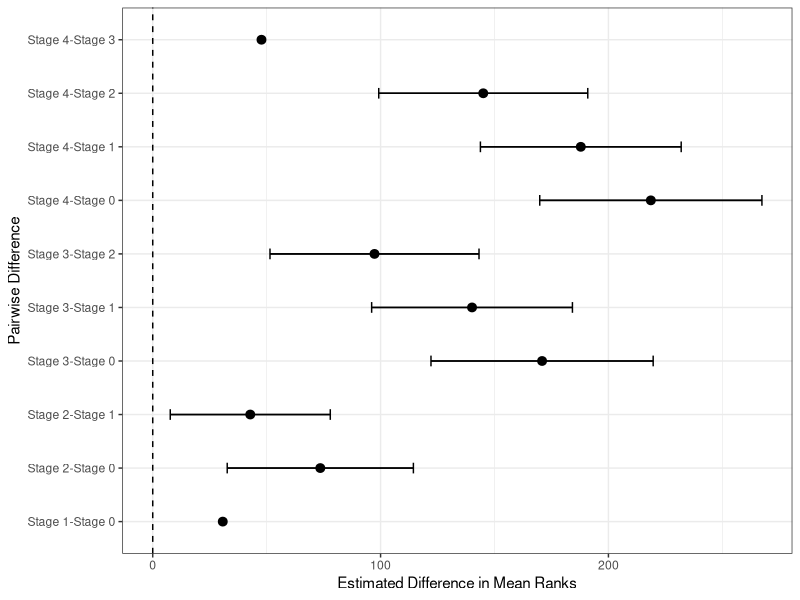

Write the R code that produced this figure.
################################################################################
################################################################################
###################### R Code: A Case for Nonparametrics #######################
######################         Kruskal-Wallis            #######################
################################################################################
################################################################################

### Important packages
library(tidyverse)     # Data Tools
library(xtable)        # Create latex tables
library(rstatix)       # Dunn's test

### Load the data
### Tip: Use the "read_csv()" function from tidyverse
mfap4.df <- read_csv("mfap4.csv")

### Rename variables
mfap4.df <- mfap4.df %>%
  rename(PID=`Patient ID`,
         YOB=`Year of Birth`,
         DOS=`Date of sampling`,
         Fibrosis.Stage=`Fibrosis Stage`,
         HCV=`HCV Genotype`,
         MFAP4=`MFAP4 U/mL`)

### Recode the fibrosis variable for more informative labels
### Force R to read it as a factor
mfap4.df <- mfap4.df %>% 
  mutate(Fibrosis.Stage =  case_when(Fibrosis.Stage == 0 ~ "Stage 0",
                                     Fibrosis.Stage == 1 ~ "Stage 1",
                                     Fibrosis.Stage == 2 ~ "Stage 2",
                                     Fibrosis.Stage == 3 ~ "Stage 3",
                                     TRUE ~ "Stage 4")) %>% 
  mutate(Fibrosis.Stage = as.factor(Fibrosis.Stage))

### Kruskal-Wallis test
kruskal.test(MFAP4 ~ Fibrosis.Stage, data = mfap4.df)

### Dunn's test
### Multiple hypothesis tests 
### Benjamini-Hochberg adjustment 
dunn_test(MFAP4 ~ Fibrosis.Stage, data=mfap4.df, p.adjust.method = "BH")

### Kruskal-Wallis test statistic "by hand"
### Pairwise intervals
### Benjamini-Hochberg adjustment 
mfap4.df <- mfap4.df %>%
  mutate(r = rank(MFAP4))
overall.mean.rank <- mean(mfap4.df$r)
N <- nrow(mfap4.df)
(h.obs<-mfap4.df %>% group_by(Fibrosis.Stage) %>%
    summarize(mean.rank = mean(r),
              n = n()) %>%
    summarize(h = (h.obs<-(N-1)*sum(n*(mean.rank-overall.mean.rank)^2)/
                     sum((mfap4.df$r - overall.mean.rank)^2))) %>%
    as.numeric())
t<-5

n<-nrow(mfap4.df)
tab<-table(mfap4.df$r)
group.stat <- mfap4.df %>% group_by(Fibrosis.Stage) %>%
  summarize(mean.rank = mean(r),
            n = n())
(group.stat$mean.rank[1]-group.stat$mean.rank[2])/
  sqrt( (n*(n+1)/12 - sum((tab^3-t)/(12*(n-1)))) * (1/group.stat$n[1] + 1/group.stat$n[2]))

results <- dunn_test(MFAP4 ~ Fibrosis.Stage, data = mfap4.df, p.adjust.method = "BH")
alpha <- 0.05
m <- 10  
R <- length(which(results$p.adj < alpha)) 
bh.conf <- 1-R*(alpha/m)

results$estimate <- rep(NA, nrow(results))
results$lwr <- rep(NA, nrow(results))
results$upr <- rep(NA, nrow(results))
for(i in 1:nrow(results)){
  # Subset data
  dunn.dat <- mfap4.df %>%
    filter(Fibrosis.Stage %in% c(results$group1[i],results$group2[i])) %>%
    droplevels()
  # Run Confidence Interval
  group.stat <- dunn.dat %>% group_by(Fibrosis.Stage) %>%
    summarize(mean.rank = mean(r),
              n = n())
  if(results$p.adj[i]<alpha){
    s <- sqrt((n*(n+1)/12 - sum((tab^3-t)/(12*(n-1)))) * (1/group.stat$n[1] + 1/group.stat$n[2]))
    # results$lwr[i] <- (group.stat$mean.rank[1] - group.stat$mean.rank[2]) - qnorm(1-alpha/2)*s
    # results$upr[i] <- (group.stat$mean.rank[1] - group.stat$mean.rank[2]) + qnorm(1-alpha/2)*s
    results$lwr[i] <- -((group.stat$mean.rank[1] - group.stat$mean.rank[2]) + qnorm(1-alpha/2)*s)
    results$upr[i] <- -((group.stat$mean.rank[1] - group.stat$mean.rank[2]) - qnorm(1-alpha/2)*s)
  }
  results$diff[i] <- paste(c(results$group2[i], results$group1[i]), collapse=":")
  results$estimate[i] <- -(group.stat$mean.rank[1] - group.stat$mean.rank[2])
}
results$diff <- gsub(':', '-', results$diff)
results

### Plotting the Benjamini-Hochberg adjusted pairwise intervals
ggplot(data = results, aes(x = diff, y = estimate))+
  geom_pointrange(aes(ymin = lwr, ymax = upr))+
  geom_errorbar(aes(ymin = lwr, ymax = upr), width = 0.2)+
  geom_hline(yintercept = 0, linetype ="dashed")+
  theme_bw()+
  xlab("Pairwise Difference")+
  ylab("Estimated Difference in Mean Ranks")+
  coord_flip()
